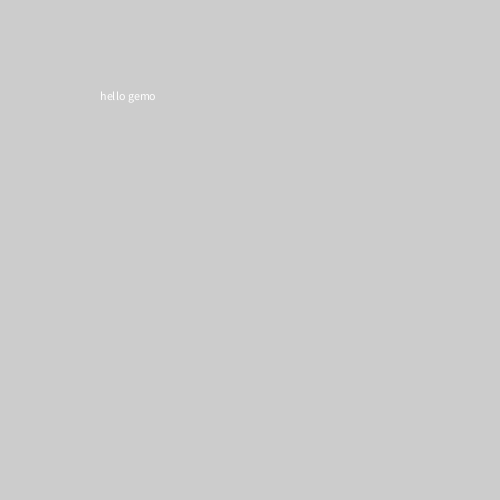
Frame 1 (no input)
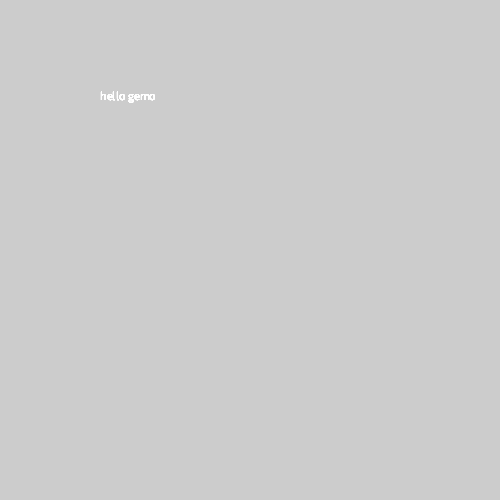
Frame 60 (the mouse pressed at the canvas centre just before this capture)
Frame 120 (the mouse held since frame 60 and released just before this capture): identical to frame 60, image omitted

The Processing sketch that drew these frames (run headless with seeded random() and noise(); from frame 60 on, the mouse is pressed at the canvas centre):

// Processing sketch: sample2_1
// ── sample2_1.pde

void setup() {
  size(500, 500);
}

void draw() {
  text("hello gemo", 100, 100);
}
